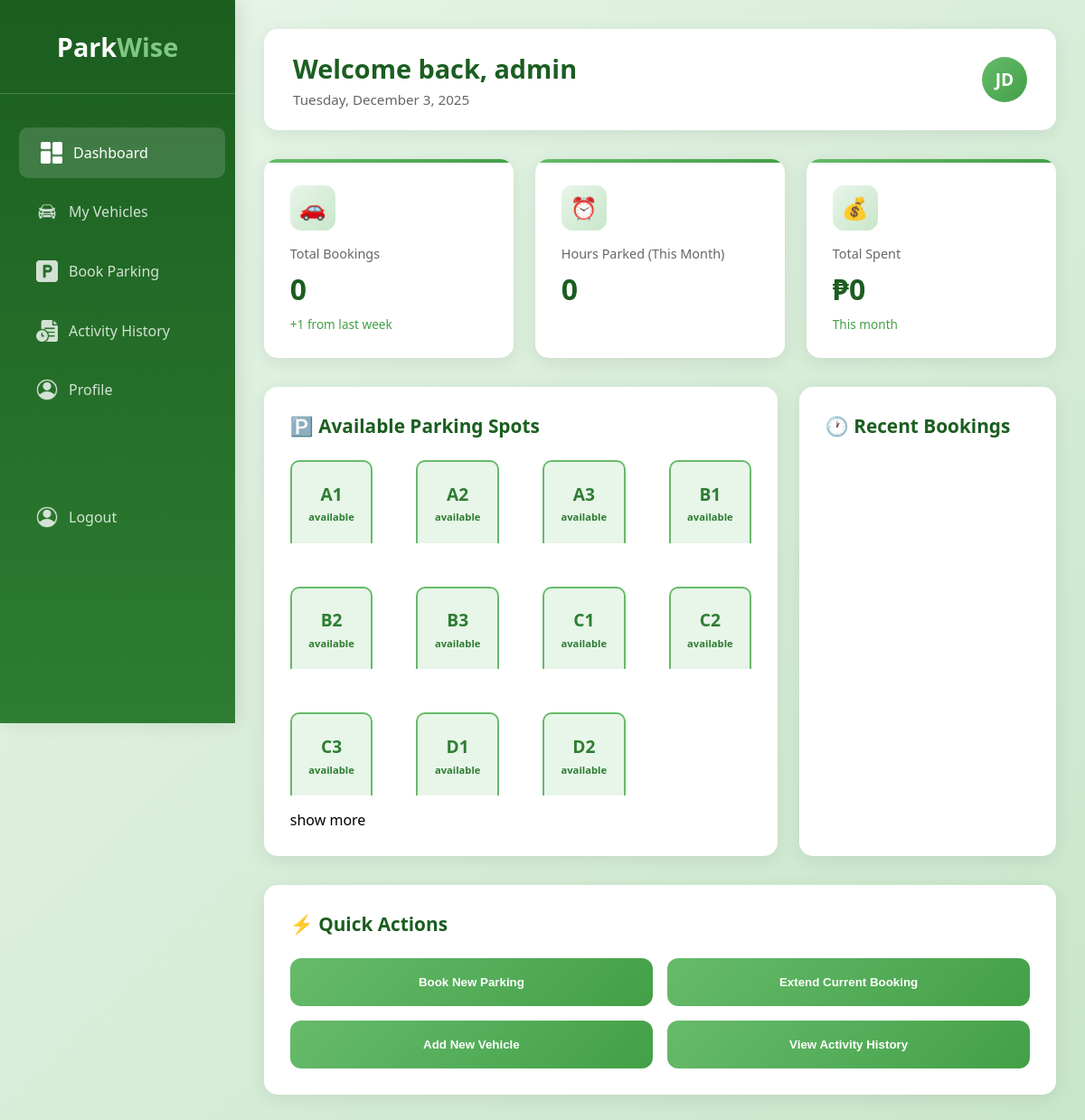
Page /?controller=UserController&action=showLoginPage (signed in) on the committed database.
### tables this page shows
CREATE TABLE User (    user_id INTEGER PRIMARY KEY AUTOINCREMENT,    username VARCHAR(50) NOT NULL UNIQUE,    email VARCHAR(100) NOT NULL UNIQUE,    phonenumber VARCHAR(15) NOT NULL,    address TEXT NOT NULL,    password TEXT NOT NULL,    role TEXT NOT NULL DEFAULT 'user' CHECK (role IN ('user', 'admin')),    created_at DATETIME DEFAULT CURRENT_TIMESTAMP);

CREATE TABLE ParkingSlot (
    slot_id INTEGER PRIMARY KEY AUTOINCREMENT,
    slot_number INTEGER NOT NULL UNIQUE,
    location VARCHAR(100) NOT NULL,
    status VARCHAR(20) NOT NULL DEFAULT 'available',
    created_at DATETIME DEFAULT CURRENT_TIMESTAMP,
    CHECK (status IN ('available', 'reserved', 'occupied'))
);

### views/uniLayout.php (called while the page is built)
<?php require_once("./views/$folderPath" . "/$folderPath" . "Layout.php")?>

### controllers/BaseController.php (called while the page is built, shortened)
<?php
class BaseController{
    public function loadModel($filePath){
        return new $model;
    }
    public function  renderView($folderPath, $fileName, $datas = NULL, $location = NULL){
        $content = $datas;
        require_once("./views/uniLayout.php");
    }
}

### index.php (called while the page is built, shortened)
<?php
require_once("./dbConnection.php");
require_once("./router.php");

### models/BaseModel.php (called while the page is built, shortened)
<?php
class BaseModel{
    protected $db;
    protected $table;
    protected $primaryKey;
    public function __construct(){
        $this->db = DbConnection::getInstance();
    }
    public function find($id){
        try{
            $sql =  "SELECT * FROM $this->table WHERE {$this->primaryKey} = :id";
            $request = $this->db->prepare($sql);
            $request->execute(["id" => $id]);
            $result = $request->fetch(PDO::FETCH_ASSOC);
            return $result;
        }catch(PDOException $e){
            error_log($e->getMessage());
            return false;
        }
    }
}

### dbConnection.php (called while the page is built)
<?php
class DbConnection{
    private static $instance = NULL;
    public static function getInstance(){
        if(!isset(self::$instance)){
            try{
                $pdo = new PDO("sqlite:" . __DIR__ . "/database/parkwise.db");
                $pdo->setAttribute(PDO::ATTR_ERRMODE, PDO::ERRMODE_EXCEPTION);
                self::$instance = $pdo;
            }catch(PDOException $e){
                exit("SOMETHING WENT WRONG WHILE CONNECTING TO DATABASE" .  $e->getMessage());
            }
        }
        return self::$instance;
    }
}

### models/Bookings.php (called while the page is built, shortened)
<?php
class Bookings extends BaseModel{
    public function getAllUserBookings($userId){
        try{
            $sql =  "SELECT
                        COUNT(*) AS total_bookings
                    FROM
                        Bookings
                    WHERE
                        user_id = :userId";
            $request = $this->db->prepare($sql);
            $request->execute(["userId" => $userId]);
            $data = $request->fetch(PDO::FETCH_ASSOC);
            return empty($data["total_bookings"]) ? 0 : $data["total_bookings"];
        }catch(PDOException $e){
            error_log($e->getMessage());
            return 0;
        }
    }
}

### models/ParkingSlot.php (called while the page is built, shortened)
<?php
class ParkingSlot extends BaseModel{
    protected $table = "ParkingSlot";
    public function getAvailableSlotDetail(){
        try{
            $sql = "SELECT * FROM {$this->table} WHERE status = 'available'";
            $request = $this->db->prepare($sql);
            $request->execute();
            $datas = $request->fetchAll(PDO::FETCH_ASSOC);
            return $datas ?: [];
        }catch(PDOException $e){
            error_log($e->getMessage());
            return [];
        }
    }
}

### views/user/dashBoard.php (the view, shortened to what this page needs)
<div class="main-display">
            <div class="header">
                <div class="welcome">
                    <h1>Welcome back, <?= $content['userData']['username']?></h1>
                    <p>Tuesday, December 3, 2025</p>
                </div>
                <div class="user-info">
                    <div class="avatar">JD</div>
                </div>
            </div>
            <div class="stats-grid">
                <div class="stat-card">
                    <div class="stat-icon">🚗</div>
                    <h3>Total Bookings</h3>
                    <div class="value"><?= $content["totalBookings"]?></div>
                    <div class="change">+1 from last week</div>
                </div>
                <div class="stat-card">
                    <div class="stat-icon">⏰</div>
                    <h3>Hours Parked (This Month)</h3>
                    <div class="value"><?= $content["totalHourseSpent"]?></div>
                </div>
                <div class="stat-card">
                    <div class="stat-icon">💰</div>
                    <h3>Total Spent</h3>
                    <div class="value">₱<?= $content["totalSpent"]?></div>
                    <div class="change">This month</div>
                </div>
            </div>
            <div class="content-grid">
                <div class="card">
                    <h2>🅿️ Available Parking Spots</h2>
                    <div class="parking-grid">
                       <?php foreach($content["availableParkingSlot"] as $slot ):?>
                            <div class="parking-spot available">
                                <div class="spot-number"><?= $slot["slot_number"]?></div>
                                <div class="spot-status"><?= $slot["status"]?></div>
                            </div>
                        <?php endforeach;?>
                    </div>
                    <p class="show-parking"><a href="?controller=UserController&action=showBookingsPage">show more</a></p>
                </div>
                <div class="card">
                    <h2>🕐 Recent Bookings</h2>
                </div>
            </div>
            <div class="card">
                <h2>⚡ Quick Actions</h2>
                <div class="quick-actions">
                    <button class="action-btn" onclick="window.location.href='?controller=UserController&action=showBookingsPage'">Book New Parking</button>
                    <button class="action-btn">Extend Current Booking</button>
                    <button class="action-btn" onclick="window.location.href='?controller=UserController&action=showMyVehiclePage'">Add New Vehicle</button>
                    <button class="action-btn" onclick="window.location.href='?controller=UserController&action=showActivityHistoryPage'">View Activity History</button>
                </div>
            </div>
        </div>

### views/static/userStyle.css (style rules this page uses)
* { margin: 0; padding: 0; box-sizing: border-box; }
body { font-family: 'Segoe UI', Tahoma, Geneva, Verdana, sans-serif; background: linear-gradient(135deg, #e8f5e9 0%, #c8e6c9 100%); min-height: 100vh; }
.main-display { margin-left: 260px; flex: 1; padding: 2rem; transition: margin-left 0.3s ease; }
.header { background: white; padding: 1.5rem 2rem; border-radius: 15px; box-shadow: 0 4px 20px rgba(0,0,0,0.08); margin-bottom: 2rem; display: flex; justify-content: space-between; align-items: center; flex-wrap: wrap; gap: 1rem; }
.welcome h1 { color: #1b5e20; font-size: 1.8rem; margin-bottom: 0.3rem; }
.welcome p { color: #666; font-size: 0.95rem; }
.user-info { display: flex; align-items: center; gap: 1rem; }
.avatar { width: 50px; height: 50px; background: linear-gradient(135deg, #66bb6a, #43a047); border-radius: 50%; display: flex; align-items: center; justify-content: center; color: white; font-weight: bold; font-size: 1.2rem; }
.stats-grid { display: grid; grid-template-columns: repeat(auto-fit, minmax(250px, 1fr)); gap: 1.5rem; margin-bottom: 2rem; }
.stat-card { background: white; padding: 1.8rem; border-radius: 15px; box-shadow: 0 4px 20px rgba(0,0,0,0.08); transition: transform 0.3s ease, box-shadow 0.3s ease; position: relative; overflow: hidden; }
.stat-card:before { content: ''; position: absolute; top: 0; left: 0; width: 100%; height: 4px; background: linear-gradient(90deg, #66bb6a, #43a047); }
.stat-icon { width: 50px; height: 50px; background: linear-gradient(135deg, #e8f5e9, #c8e6c9); border-radius: 12px; display: flex; align-items: center; justify-content: center; font-size: 1.5rem; margin-bottom: 1rem; }
.stat-card h3 { color: #666; font-size: 0.9rem; font-weight: 500; margin-bottom: 0.5rem; }
.stat-card .value { color: #1b5e20; font-size: 2rem; font-weight: bold; }
.stat-card .change { color: #43a047; font-size: 0.85rem; margin-top: 0.5rem; }
.content-grid { display: grid; grid-template-columns: 2fr 1fr; gap: 1.5rem; margin-bottom: 2rem; }
.card { background: white; padding: 1.8rem; border-radius: 15px; box-shadow: 0 4px 20px rgba(0,0,0,0.08); }
.card h2 { color: #1b5e20; margin-bottom: 1.5rem; font-size: 1.3rem; display: flex; align-items: center; gap: 0.5rem; }
.show-parking { padding-top: 1rem; transition: 0.3s ease-in-out; }
.show-parking a { text-decoration: none; color: black; }
.parking-grid { display: grid; grid-template-columns: repeat(auto-fill, minmax(80px, 1fr)); gap: 3rem; }
.parking-spot { aspect-ratio: 1; border: 2px solid #e0e0e0; border-bottom: 0px; border-radius: 10px 10px 0px 0px; display: flex; flex-direction: column; align-items: center; justify-content: center; cursor: pointer; transition: all 0.3s ease; font-weight: 600; }
.parking-spot.available { background: #e8f5e9; border-color: #66bb6a; color: #2e7d32; }
.spot-number { font-size: 1.2rem; }
.spot-status { font-size: 0.7rem; margin-top: 0.3rem; }
.quick-actions { display: grid; grid-template-columns: repeat(2, 1fr); gap: 1rem; }
.action-btn { background: linear-gradient(135deg, #66bb6a, #43a047); color: white; border: none; padding: 1.2rem; border-radius: 12px; cursor: pointer; font-weight: 600; transition: all 0.3s ease; text-align: center; }
.card h2 { color: #1b5e20; font-size: 1.3rem; margin-bottom: 1.5rem; display: flex; align-items: center; gap: 0.5rem; }

### rows in the picture
user: username "admin"
parkingslot: slot_number "A1", status "available"
parkingslot: slot_number "A2", status "available"
parkingslot: slot_number "A3", status "available"
parkingslot: slot_number "B1", status "available"
parkingslot: slot_number "B2", status "available"
parkingslot: slot_number "B3", status "available"
parkingslot: slot_number "C1", status "available"
parkingslot: slot_number "C2", status "available"
parkingslot: slot_number "C3", status "available"
parkingslot: slot_number "D1", status "available"
parkingslot: slot_number "D2", status "available"

### other values in the picture
$content["totalBookings"] "0"
$content["totalHourseSpent"] "0"
$content["totalSpent"] "0"
